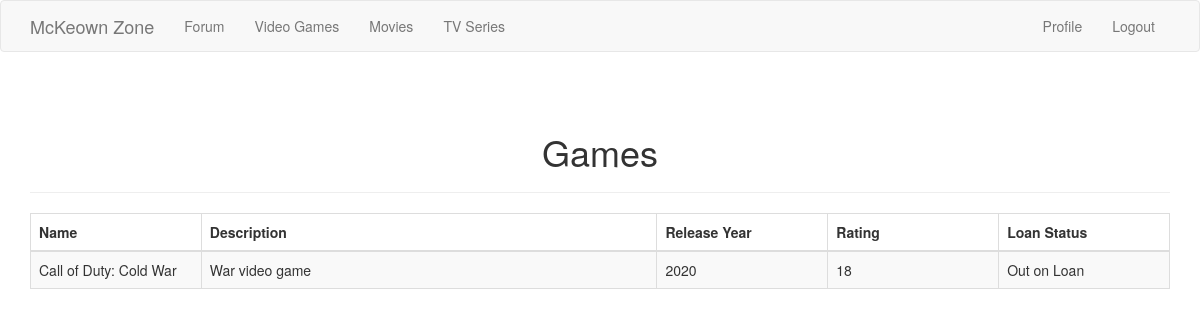
Page /games (signed in) on the earlier database version.
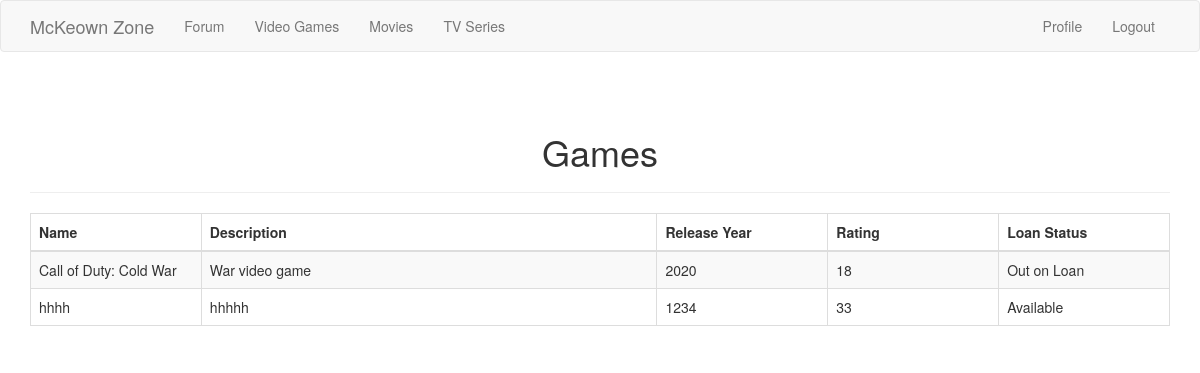
Same page on the later database version.
### app/models.py (models this page shows)
class Game(db.Model):
	id = db.Column(db.Integer, primary_key=True)
	name = db.Column(db.String(50))
	description = db.Column(db.String(250))
	release_year = db.Column(db.Integer)
	rating = db.Column(db.Integer)
	loan_status = db.Column(db.String(150))
	last_update = db.Column(db.DateTime, default=datetime.utcnow)

### app/routes.py (the view)
@app.route('/games')
@login_required
def games():
	games = Game.query.all()
	return render_template ('games.html', games=games, title="Games")

### app/models.py (called while the page is built)
@login.user_loader
def load_user(id):
	return User.query.get(int(id));

### app/routes.py (called while the page is built)
@app.before_request
def before_request():
	if current_user.is_authenticated:
		current_user.last_seen = datetime.utcnow()
		db.session.commit()

### app/templates/games.html (shortened to what this page needs)
{% import "bootstrap/utils.html" as utils %}
{% extends "base.html" %}
{% block app_content %}
<div class="content-section">
  <div class="outer">
    <div class="middle">
      <div class="inner">
        <br/>
        <br/>
        <h1 style="text-align:center;">Games</h1>
        {% if games %}
          <hr class="intro-divider">
          <div class="center">
            <table class="table table-striped table-bordered">
              <thead>
                <tr>
                  <th width="15%"> Name </th>
                  <th width="40%"> Description </th>
                  <th width="15%"> Release Year </th>
                  <th width="15%"> Rating </th>
                  <th width="15%"> Loan Status </th>
                </tr>
              </thead>
              <tbody>
              {% for game in games %}
              <tr>
                <td> {{ game.name }} </td>
                <td> {{ game.description }} </td>
                <td> {{ game.release_year }} </td>
                <td> {{ game.rating }} </td>
                <td> {{ game.loan_status }} </td>
                </tr>
              {% endfor %}
              </tbody>
            </table>
          </div>
        {% else %}
          <div style="text-align: center">
            <h3> No Games have been added. </h3>
            <hr class="intro-divider">
        {% endif %}
      </div>
    </div>
  </div>
</div>
{% endblock %}

Differences in the rows shown:
added Game: name "hhhh", description "hhhhh", release_year "1234", rating "33", loan_status "Available"
